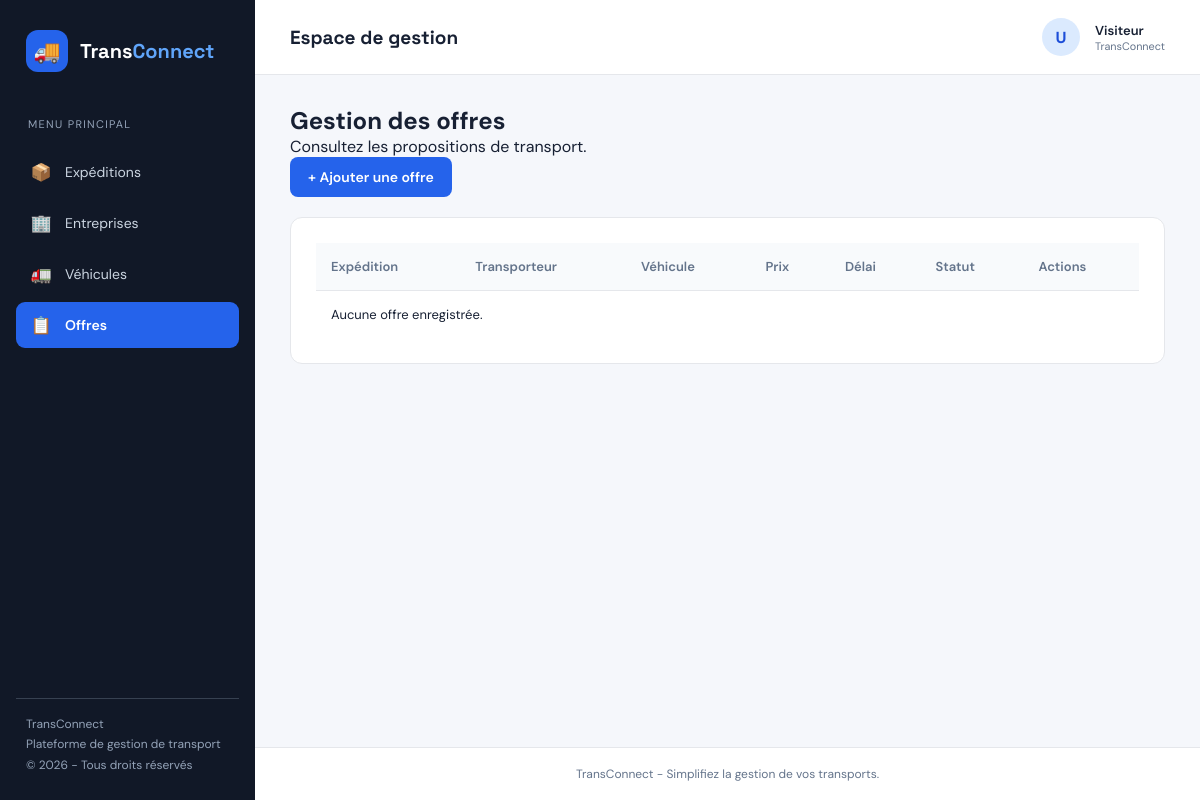
/offres/, run on an earlier commit of the app's database.
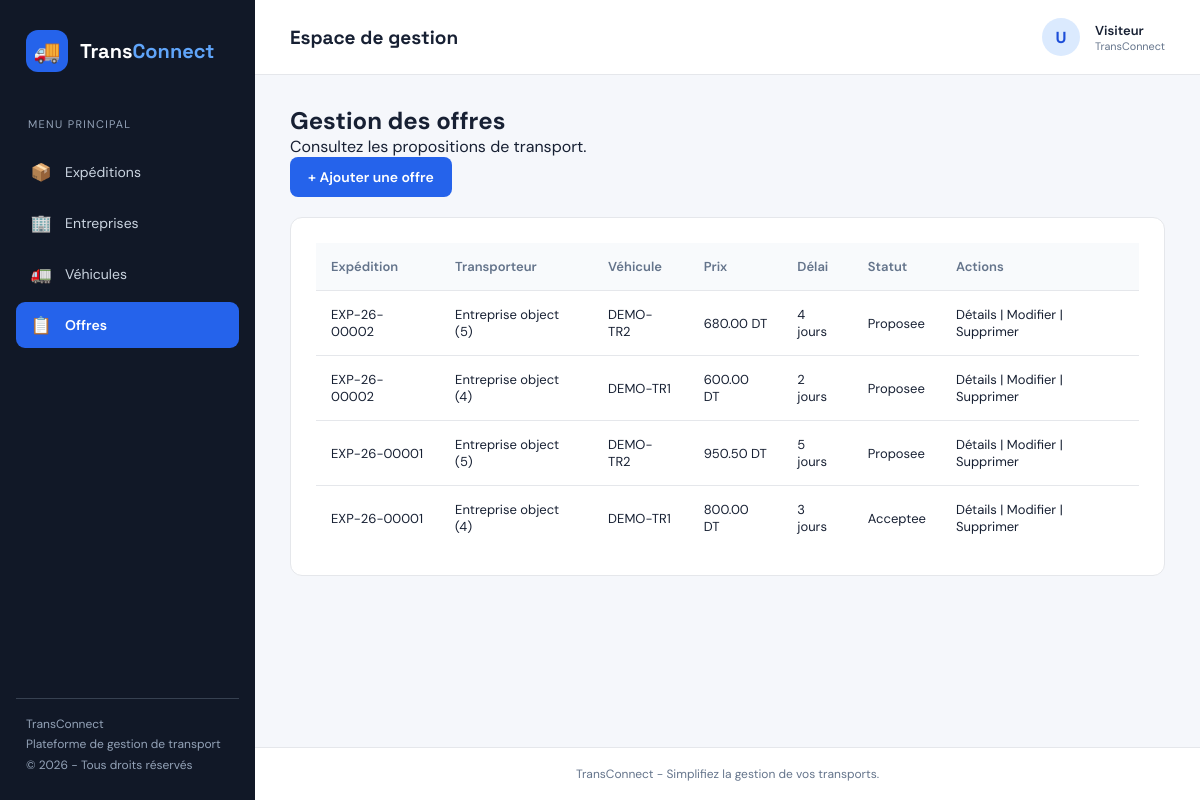
And on a later commit of the database.
### OffresApp/models.py (models this page shows, shortened)
class Offre(models.Model):
    STATUT_CHOICES = [
        ('proposee', 'Proposee'),
        ('acceptee', 'Acceptee'),
        ('refusee', 'Refusee'),
        ('retiree', 'Retiree'),
    ]
    prix = models.DecimalField(
        max_digits=10,
        decimal_places=2,
        validators=[MinValueValidator(Decimal('0.01'))]
    )
    delai_jours = models.PositiveIntegerField(
        validators=[MinValueValidator(1)]
    )
    statut = models.CharField(
        max_length=20,
        choices=STATUT_CHOICES,
        default='proposee'
    )
    date_proposition = models.DateField(auto_now_add=True)
    expedition = models.ForeignKey(
        'ExpeditionsApp.Expedition',
        on_delete=models.CASCADE,
        related_name='offres'
    )
    transporteur = models.ForeignKey(
        'EntreprisesApp.Entreprise',
        on_delete=models.CASCADE,
        related_name='offres'
    )
    vehicule = models.ForeignKey(
        'VehiculesApp.Vehicule',
        on_delete=models.CASCADE,
        related_name='offres'
    )
    created_at = models.DateTimeField(auto_now_add=True)
    updated_at = models.DateTimeField(auto_now=True)
    class Meta:
        constraints = [
            models.UniqueConstraint(
                fields=['expedition', 'transporteur'],
                condition=Q(statut='proposee'),
                name='unique_proposed_offer_per_company_expedition'
            )
        ]

### ExpeditionsApp/models.py (models this page shows, shortened)
class Expedition(models.Model):
    STATUT_CHOICES = [
        ('publiee', 'Publiée'),
        ('attribuee', 'Attribuée'),
        ('en_cours', 'En cours'),
        ('livree', 'Livrée'),
        ('annulee', 'Annulée'),
    ]
    reference = models.CharField(max_length=12, unique=True, editable=False)
    ville_depart = models.CharField(max_length=100)
    ville_arrivee = models.CharField(max_length=100)
    poids_kg = models.DecimalField(max_digits=10, decimal_places=2, validators=[MinValueValidator(Decimal('0.01'), message="Le poids doit etre superieur a 0.")])
    date_souhaitee = models.DateField()
    description = models.TextField(blank=True)
    statut = models.CharField(max_length=20, choices=STATUT_CHOICES, default='publiee')
    entreprise = models.ForeignKey('EntreprisesApp.Entreprise', on_delete=models.CASCADE, related_name='expeditions' )
    created_at = models.DateTimeField(auto_now_add=True)
    updated_at = models.DateTimeField(auto_now=True)

### EntreprisesApp/models.py (models this page shows)
class Entreprise(models.Model):
    raison_sociale = models.CharField(max_length=200, null=False, blank=False)
    matricule_fiscal = models.CharField(max_length=17, null=False, blank=False, unique=True, validators=[matricule_fiscal_validator])
    adresse = models.TextField(validators=[MinLengthValidator(20, "Ladresse doit contenir au moins 20 caracteres")])
    type_entreprise = models.CharField(max_length=100, choices=[('chargeur', 'Chargeur'), ('transporteur', 'Transporteur')])
    created_at = models.DateTimeField(auto_now_add=True)
    updated_at = models.DateTimeField(auto_now=True)
    gerant = models.OneToOneField(Utilisateur, on_delete=models.CASCADE, related_name='entreprise')

### VehiculesApp/models.py (models this page shows, shortened)
class Vehicule(models.Model):
    TYPE_VEHICULE_CHOICES = [
        ('camionnette', 'Camionnette'),
        ('fourgon', 'Fourgon'),
        ('camion_porteur', 'Camion porteur'),
        ('semi_remorque', 'Semi-remorque'),
    ]
    immatriculation = models.CharField(max_length=20, unique=True)
    capacite_kg = models.PositiveIntegerField(
        validators=[MinValueValidator(1, "La capacite doit etre superieure a 0 kg.")]
    )
    type_vehicule = models.CharField(max_length=30, choices=TYPE_VEHICULE_CHOICES)
    disponible = models.BooleanField(default=True)
    entreprise = models.ForeignKey(
        'EntreprisesApp.Entreprise',
        on_delete=models.CASCADE,
        related_name='vehicules'
    )
    created_at = models.DateTimeField(auto_now_add=True)
    updated_at = models.DateTimeField(auto_now=True)
    def __str__(self):
        return self.immatriculation
    created_at = models.DateTimeField(auto_now_add=True)
    updated_at = models.DateTimeField(auto_now=True)

### OffresApp/views.py (the view)
# urls.py: path('', OffreListView.as_view(), name='list'),
class OffreListView(ListView):
    model = Offre
    template_name = 'offre/liste.html'
    context_object_name = 'offres'
    queryset = Offre.objects.select_related('expedition', 'transporteur', 'vehicule').order_by('-created_at')

### templates/offre/liste.html (shortened to what this page needs)
{% extends 'base.html' %}
{% block content %}
<div class="form-page">
    <h1>Gestion des offres</h1>
    <p>Consultez les propositions de transport.</p>
    <a href="{% url 'offre:create' %}" class="btn-primary">
        + Ajouter une offre
    </a>
    <div class="form-card">
        <table>
            <thead>
                <tr>
                    <th>Expédition</th>
                    <th>Transporteur</th>
                    <th>Véhicule</th>
                    <th>Prix</th>
                    <th>Délai</th>
                    <th>Statut</th>
                    <th>Actions</th>
                </tr>
            </thead>
            <tbody>
                {% for offre in offres %}
                <tr>
                    <td>{{ offre.expedition.reference }}</td>
                    <td>{{ offre.transporteur }}</td>
                    <td>{{ offre.vehicule }}</td>
                    <td>{{ offre.prix }} DT</td>
                    <td>{{ offre.delai_jours }} jours</td>
                    <td>{{ offre.get_statut_display }}</td>
                    <td>
                        <a href="{% url 'offre:detail' offre.pk %}">Détails</a>
                        |
                        <a href="{% url 'offre:update' offre.pk %}">Modifier</a>
                        |
                        <a href="{% url 'offre:delete' offre.pk %}">Supprimer</a>
                    </td>
                </tr>
                {% empty %}
                <tr>
                    <td colspan="7">Aucune offre enregistrée.</td>
                </tr>
                {% endfor %}
            </tbody>
        </table>
    </div>
</div>
{% endblock %}

What changed in the data, as far as the page shows it:
added Offre: expedition.reference "EXP-26-00002", transporteur "Entreprise object (5)", vehicule "DEMO-TR2", prix "680.00", delai_jours "4", statut "Proposee"
added Offre: expedition.reference "EXP-26-00002", transporteur "Entreprise object (4)", vehicule "DEMO-TR1", prix "600.00", delai_jours "2", statut "Proposee"
added Offre: expedition.reference "EXP-26-00001", transporteur "Entreprise object (5)", vehicule "DEMO-TR2", prix "950.50", delai_jours "5", statut "Proposee"
added Offre: expedition.reference "EXP-26-00001", transporteur "Entreprise object (4)", vehicule "DEMO-TR1", prix "800.00", delai_jours "3", statut "Acceptee"
Also different on the page:
text no longer shown: "Aucune offre enregistrée."
